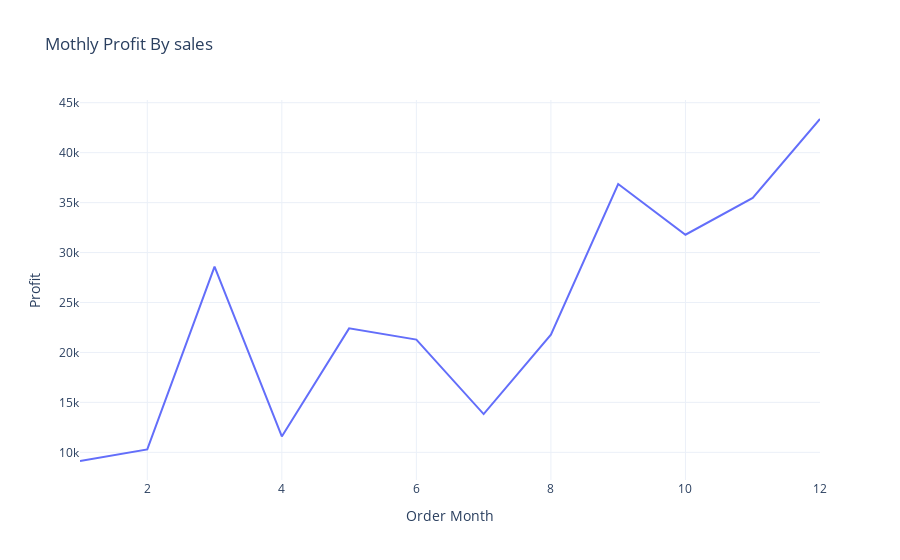

Notebook source saved alongside this figure:
### Code cell
# line graph 
fig=px.line(monthly_profit,
          x="Order Month",y="Profit",
          title="Mothly Profit By sales")
fig.show()

### Figure 1 — Plotly figure (JSON) as saved in the notebook; plotly's stock layout.template omitted (floating-point values rounded to 4 significant figures)
{"data": [{"hovertemplate": "Order Month=%{x}<br>Profit=%{y}<extra></extra>", "legendgroup": "", "line": {"color": "#636efa", "dash": "solid"}, "marker": {"symbol": "circle"}, "mode": "lines", "name": "", "orientation": "v", "showlegend": false, "type": "scatter", "x": [1, 2, 3, 4, 5, 6, 7, 8, 9, 10, 11, 12], "xaxis": "x", "y": [9134.0, 10290.0, 28590.0, 11590.0, 22410.0, 21290.0, 13830.0, 21780.0, 36860.0, 31780.0, 35470.0, 43370.0], "yaxis": "y"}], "layout": {"autosize": true, "legend": {"tracegroupgap": 0}, "title": {"text": "Mothly Profit By sales"}, "xaxis": {"anchor": "y", "autorange": true, "domain": [0, 1], "range": [1, 12], "title": {"text": "Order Month"}, "type": "linear"}, "yaxis": {"anchor": "x", "autorange": true, "domain": [0, 1], "range": [7233.0, 45270.0], "title": {"text": "Profit"}, "type": "linear"}}}
